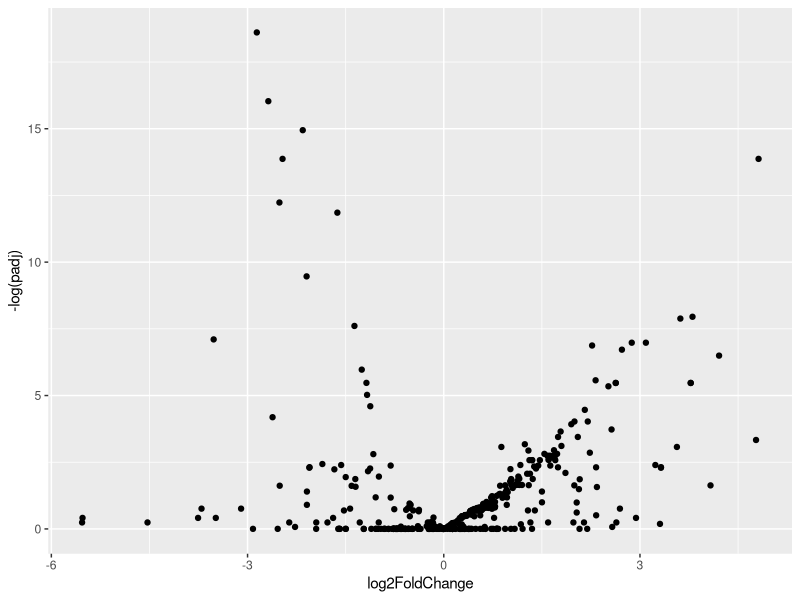
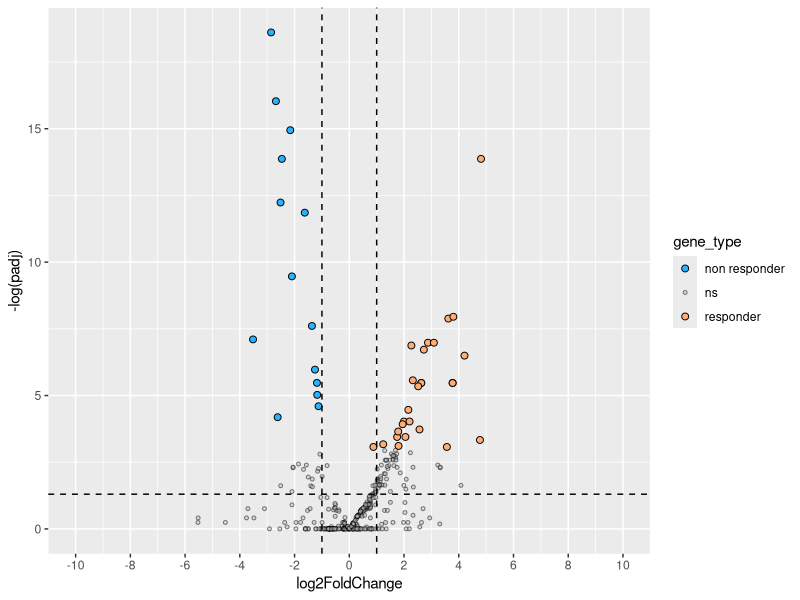
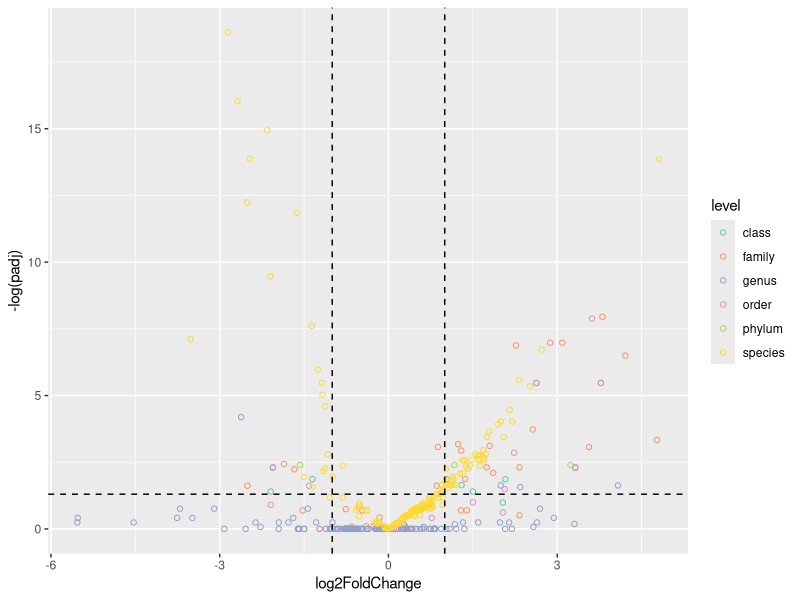

The R source for these figures, in order:
## ---- chunk 1
knitr::opts_chunk$set(echo = TRUE)

library(dplyr)
library(tidyverse)

## ---- chunk 2
df1 <- read_csv("../data/recist_deseq2_results.csv")

## ---- chunk 3
df2 <- df1 %>%
  drop_na(padj)


## ---- chunk 4


ggplot(dat=df2, aes(x=log2FoldChange, y=-log(padj))) + geom_point()

#class(df1$log2FoldChange)
#class(df1$padj)

## ---- chunk 5

resnon <- df2 %>%
  mutate(gene_type = case_when(log2FoldChange > 0 & padj <= 0.05 ~ "responder",
                               log2FoldChange < 0 & padj <= 0.05 ~ "non responder",
                               TRUE ~ "ns"))  




cols <- c("responder" = "#ffad73", "non responder" = "#26b3ff", "ns" = "grey") 
sizes <- c("responder" = 2, "non responder" = 2, "ns" = 1) 
alphas <- c("responder" = 1, "non responder" = 1, "ns" = 0.5)

resnon %>%
  ggplot(aes(x = log2FoldChange,
             y = -log(padj),
             fill = gene_type,    
             size = gene_type,
             alpha = gene_type)) + 
  geom_point(shape = 21, # Specify shape and colour as fixed local parameters    
             colour = "black") + 
  geom_hline(yintercept = -log10(0.05),
             linetype = "dashed") + 
  geom_vline(xintercept = c(log2(0.5), log2(2)),
             linetype = "dashed") +
  scale_fill_manual(values = cols) + # Modify point colour
  scale_size_manual(values = sizes) + # Modify point size
  scale_alpha_manual(values = alphas) + # Modify point transparency
  scale_x_continuous(breaks = c(seq(-10, 10, 2)),       
                     limits = c(-10, 10))  

## ---- chunk 6
resnon %>%
  ggplot(aes(x = log2FoldChange,
             y = -log(padj))) + 
  geom_point(aes(color=level), shape = 21) + 
  geom_hline(yintercept = -log10(0.05),
             linetype = "dashed") + 
  geom_vline(xintercept = c(log2(0.5), log2(2)),
             linetype = "dashed") + 
  scale_color_brewer(palette = "Set2")
 
